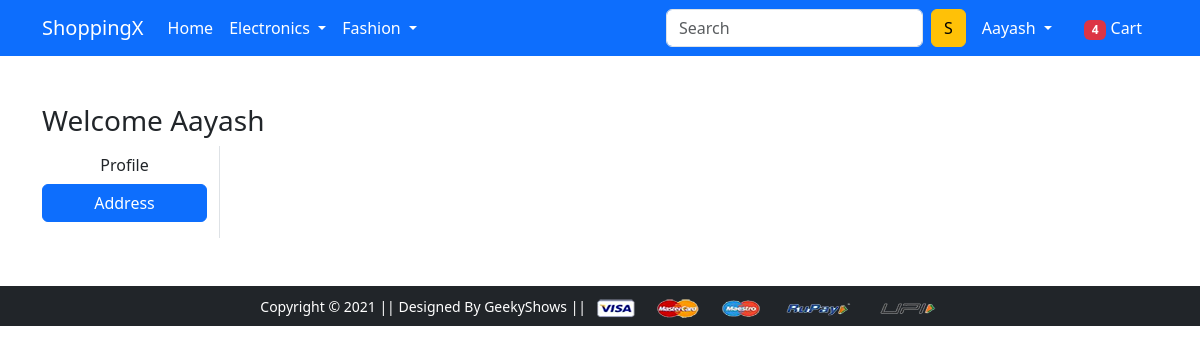
Page /address/ (signed in) on the earlier database version.
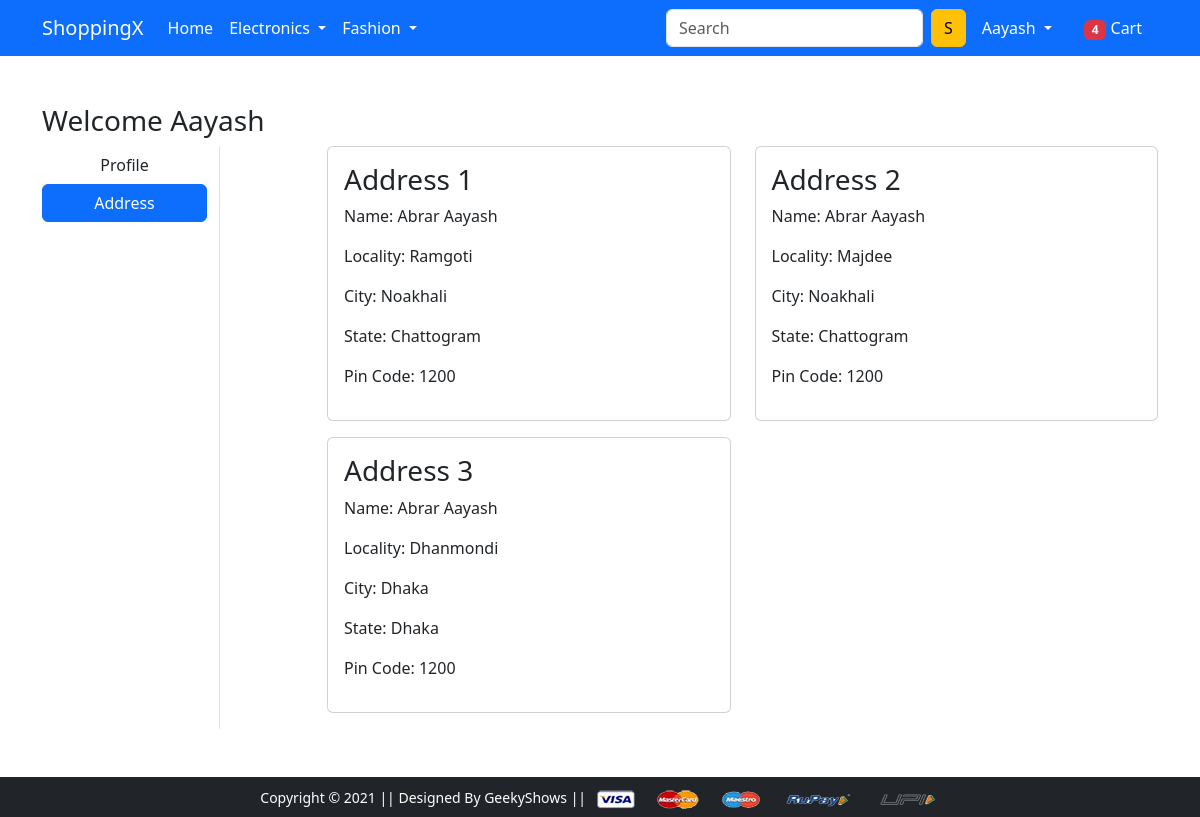
Same page on the later database version.
### app/models.py (models this page shows, shortened)
class Customer(models.Model):
    user = models.ForeignKey(User, on_delete=models.CASCADE)
    name = models.CharField(max_length=200)
    locality = models.CharField(max_length=200)
    city = models.CharField(max_length=50)
    zipcode = models.IntegerField()
    state = models.CharField(choices=STATE_CHOICES, max_length=50)

### app/views.py (the view)
# urls.py: path('address/', views.AddressView.as_view(), name='address'),
class AddressView(View):
 def get(self, request):
  add = Customer.objects.filter(user=request.user)
  return render(request, 'app/address.html', {'address':add, 'active':'btn-primary'})

### app/templates/app/address.html (shortened to what this page needs)
{% extends 'app/base.html' %}
{% load static %}
{% block main-content %}
<div class="container my-5">
 <div class="row">
 <h3>Welcome {{request.user.username|capfirst}}</h3>
  <div class="col-sm-2 border-end">
   <ul class="list-unstyled">
    <li class="d-grid"><a href="{% url 'profile' %}" class="btn ">Profile</a></li>
    <li class="d-grid"><a href="{% url 'address' %}" class="btn {{active}}">Address</a></li>
   </ul>
  </div>
  <div class="col-sm-9 offset-sm-1">
   <div class="row">
    {% for ad in address %}
    <div class="col-sm-6">
        <div class="card mb-3">
         <div class="card-body">
          <h3>Address {{forloop.counter}}</h3>
          <p>Name: {{ad.name}}</p>
          <p>Locality: {{ad.locality}}</p>
          <p>City: {{ad.city}}</p>
          <p>State: {{ad.state}}</p>
          <p>Pin Code: {{ad.zipcode}}</p>
         </div>
        </div>
       </div>
    {% endfor %}
   </div>
  </div>
 </div>
</div>
{% endblock main-content %}

### app/templates/app/base.html (shortened to what this page needs)
<!doctype html>
{% load static %}
<html lang="en">
  <head>
    <link rel="stylesheet" href="{% static 'app/css/bootstrap.min.css' %}">
    <link rel="stylesheet" href="{% static 'app/css/owl.carousel.min.css' %}">
    <link rel="stylesheet" href="{% static 'app/css/all.min.css' %}">
    <link rel="stylesheet" href="{% static 'app/css/style.css' %}">
  </head>
  <body>
    <nav class="navbar navbar-expand-lg navbar-dark bg-primary">
     <div class="container">
       <a class="navbar-brand" href="/">ShoppingX</a>
       <div class="collapse navbar-collapse" id="navbarSupportedContent">
         <ul class="navbar-nav me-auto mb-2 mb-lg-0">
           <li class="nav-item">
             <a class="nav-link active" aria-current="page" href="/">Home</a>
           </li>
           <li class="nav-item dropdown">
             <a class="nav-link dropdown-toggle text-white" href="#" id="electronicsDropdown" role="button" data-bs-toggle="dropdown" aria-expanded="false">
               Electronics
             </a>
           </li>
           <li class="nav-item dropdown">
             <a class="nav-link dropdown-toggle text-white" href="#" id="fashionDropdown" role="button" data-bs-toggle="dropdown" aria-expanded="false">
               Fashion
             </a>
           </li>
         </ul>
         <form class="d-flex">
           <input class="form-control me-2" type="search" placeholder="Search" aria-label="Search">
           <button class="btn btn-warning" type="submit">S</button>
         </form>
         <div>
          <ul class="navbar-nav me-auto mb-2 mb-lg-0">
            {% if request.user.is_authenticated %}
           <li class="nav-item dropdown mx-2">
              <a class="nav-link dropdown-toggle text-white" href="#" id="profileDropdown" role="button" data-bs-toggle="dropdown" aria-expanded="false">
                {{request.user.username|capfirst}}
              </a>
            </li>
            <li class="nav-item mx-2">
             <a href="{% url 'add-to-cart' %}" class="nav-link text-white"><span class="badge bg-danger">4</span> Cart </a>
            </li>
            {% endif %}
          </ul>
         </div>
       </div>
     </div>
    </nav>
    {% block main-content %} {% endblock main-content %}
    <footer class="container-fluid bg-dark text-center p-2 mt-5">
        <small class="text-white">Copyright &copy; 2021 || Designed By GeekyShows || </small>
        <img src="{% static 'app/images/payment.png' %}" alt="" srcset="" class="img-fluid" height="2px">
    </footer>
  </body>
</html>

Differences in the rows shown:
added Customer: name "Abrar Aayash", locality "Ramgoti", city "Noakhali", state "Chattogram", zipcode "1200"
added Customer: name "Abrar Aayash", locality "Majdee", city "Noakhali", state "Chattogram", zipcode "1200"
added Customer: name "Abrar Aayash", locality "Dhanmondi", city "Dhaka", state "Dhaka", zipcode "1200"
